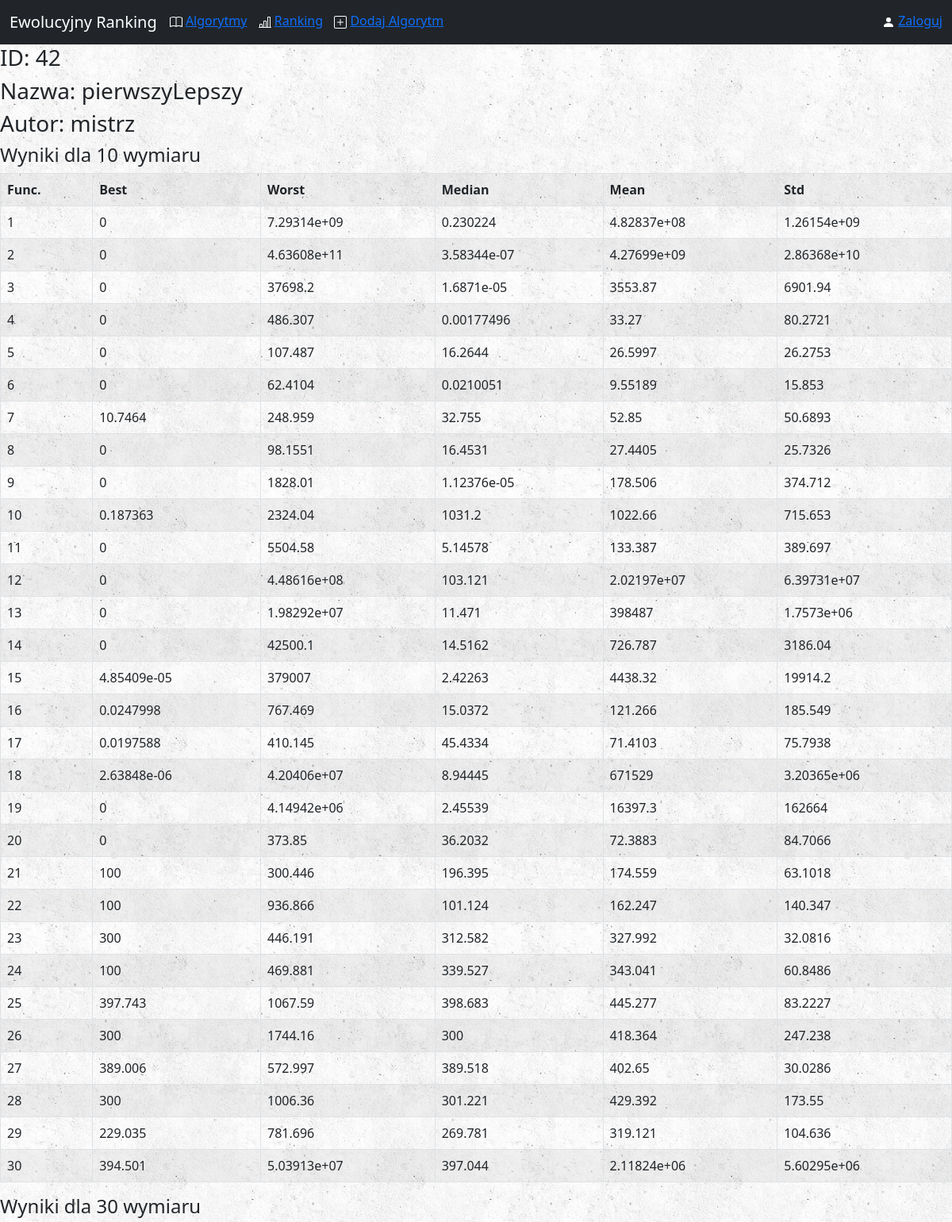
Page /algorithms/42/ (upper part) on the committed database.
### algorithms/models.py (models this page shows, shortened)
class Algorithm(models.Model):
    name = models.CharField(max_length = 40, unique = True)
    author = models.CharField(max_length = 30)  # nick użytkownika serwisu
    alg_file = models.FileField(upload_to='zip_files/')
    counted = models.BooleanField(default = False)
    num_of_fun = models.IntegerField(default = 0)
    SE = models.FloatField(default = 0)
    score = models.FloatField(default = 0)

class Outcome(models.Model):
    algorithm = models.ForeignKey(Algorithm, on_delete = models.CASCADE)
    dimension = models.IntegerField()
    function = models.IntegerField()
    best = models.CharField(max_length = 30)
    worst = models.CharField(max_length = 30)
    median = models.CharField(max_length = 30)
    mean_float = models.FloatField()
    mean_str = models.CharField(max_length = 30)
    std = models.CharField(max_length = 30)

### algorithms/views.py (the view, shortened to what this page needs)
# urls.py: path('algorithms/<pk>/', views.DetailView.as_view(), name='detail'),
class DetailView(DetailView):
    model = Algorithm
    template_name = 'algorithms/detail.html'
    def get_object(self):
        alg = super().get_object()
        return alg

### algorithms/templates/algorithms/detail.html (shortened to what this page needs)
{% extends 'algorithms/base.html' %}
{% block body %}
{% load static %}
{% if algorithm.id is not None %}
    <h3>ID: {{ algorithm.id }} </h3>
    <h3>Nazwa: {{ algorithm.name }}  </h3>
    <h3>Autor: {{ algorithm.author }} </h3>
    {% for out in algorithm.outcome_set.all %}
        {% if out.function == 1 %}
            <table class="table table-striped table-hover table-bordered">
                <h4>Wyniki dla {{ out.dimension }} wymiaru</h4>
                    <tr class="table table-striped table-hover">
                        <th>Func.</th>
                        <th>Best</th>
                        <th>Worst</th>
                        <th>Median</th>
                        <th>Mean</th>
                        <th>Std</th>
                    </tr>
        {% endif %}
                <tr class="table table-striped table-hover">
                    <td>{{ out.function }}</td>
                    <td>{{ out.best }}</td>
                    <td>{{ out.worst }}</td>
                    <td>{{ out.median }}</td>
                    <td>{{ out.mean_str }}</td>
                    <td>{{ out.std }}</td>
                </tr>
        {% if out.function == algorithm.num_of_fun %}
            </table>
        {% endif %}
        {% endfor %}
{% else %}
    <h3>Coś poszło nie tak z dodaniem Twojego algorytmu.</h3>
    <h3>Upewnij się, że Twój plik .zip spełnia wymagania i spróbuj ponownie.</h3>
    <a href="{% url 'algorithms:home' %}">Wróć do strony głównej</a>
{% endif %}
{% endblock %}

### static/css/style.css (style rules this page uses)
body { background: white url("../images/background.png"); }

### rows in the picture
Algorithm: id "42", name "pierwszyLepszy", author "mistrz"
Outcome: dimension "10", function "1", best "0", worst "7.29314e+09", median "0.230224", mean_str "4.82837e+08", std "1.26154e+09"
Outcome: function "2", best "0", worst "4.63608e+11", median "3.58344e-07", mean_str "4.27699e+09", std "2.86368e+10"
Outcome: function "3", best "0", worst "37698.2", median "1.6871e-05", mean_str "3553.87", std "6901.94"
Outcome: function "4", best "0", worst "486.307", median "0.00177496", mean_str "33.27", std "80.2721"
Outcome: function "5", best "0", worst "107.487", median "16.2644", mean_str "26.5997", std "26.2753"
Outcome: function "6", best "0", worst "62.4104", median "0.0210051", mean_str "9.55189", std "15.853"
Outcome: function "7", best "10.7464", worst "248.959", median "32.755", mean_str "52.85", std "50.6893"
Outcome: function "8", best "0", worst "98.1551", median "16.4531", mean_str "27.4405", std "25.7326"
Outcome: function "9", best "0", worst "1828.01", median "1.12376e-05", mean_str "178.506", std "374.712"
Outcome: function "10", best "0.187363", worst "2324.04", median "1031.2", mean_str "1022.66", std "715.653"
Outcome: function "11", best "0", worst "5504.58", median "5.14578", mean_str "133.387", std "389.697"
Outcome: function "12", best "0", worst "4.48616e+08", median "103.121", mean_str "2.02197e+07", std "6.39731e+07"
Outcome: function "13", best "0", worst "1.98292e+07", median "11.471", mean_str "398487", std "1.7573e+06"
Outcome: function "14", best "0", worst "42500.1", median "14.5162", mean_str "726.787", std "3186.04"
Outcome: function "15", best "4.85409e-05", worst "379007", median "2.42263", mean_str "4438.32", std "19914.2"
Outcome: function "16", best "0.0247998", worst "767.469", median "15.0372", mean_str "121.266", std "185.549"
Outcome: function "17", best "0.0197588", worst "410.145", median "45.4334", mean_str "71.4103", std "75.7938"
Outcome: function "18", best "2.63848e-06", worst "4.20406e+07", median "8.94445", mean_str "671529", std "3.20365e+06"
Outcome: function "19", best "0", worst "4.14942e+06", median "2.45539", mean_str "16397.3", std "162664"
Outcome: function "20", best "0", worst "373.85", median "36.2032", mean_str "72.3883", std "84.7066"
Outcome: function "21", best "100", worst "300.446", median "196.395", mean_str "174.559", std "63.1018"
Outcome: function "22", best "100", worst "936.866", median "101.124", mean_str "162.247", std "140.347"
Outcome: function "23", best "300", worst "446.191", median "312.582", mean_str "327.992", std "32.0816"
Outcome: function "24", best "100", worst "469.881", median "339.527", mean_str "343.041", std "60.8486"
Outcome: function "25", best "397.743", worst "1067.59", median "398.683", mean_str "445.277", std "83.2227"
Outcome: function "26", best "300", worst "1744.16", median "300", mean_str "418.364", std "247.238"
Outcome: function "27", best "389.006", worst "572.997", median "389.518", mean_str "402.65", std "30.0286"
Outcome: function "28", best "300", worst "1006.36", median "301.221", mean_str "429.392", std "173.55"
Outcome: function "29", best "229.035", worst "781.696", median "269.781", mean_str "319.121", std "104.636"
Outcome: function "30", best "394.501", worst "5.03913e+07", median "397.044", mean_str "2.11824e+06", std "5.60295e+06"
Outcome: dimension "30"
